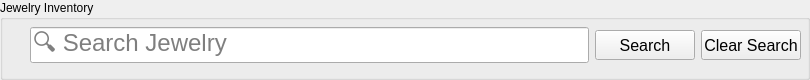
      <widget class="QGroupBox" name="groupBox">
       <property name="enabled">
        <bool>true</bool>
       </property>
       <property name="sizePolicy">
        <sizepolicy hsizetype="MinimumExpanding" vsizetype="MinimumExpanding">
         <horstretch>0</horstretch>
         <verstretch>0</verstretch>
        </sizepolicy>
       </property>
       <property name="maximumSize">
        <size>
         <width>16777215</width>
         <height>80</height>
        </size>
       </property>
       <property name="title">
        <string>Jewelry Inventory</string>
       </property>
       <widget class="QWidget" name="horizontalLayoutWidget">
        <property name="geometry">
         <rect>
          <x>30</x>
          <y>20</y>
          <width>771</width>
          <height>51</height>
         </rect>
        </property>
        <layout class="QHBoxLayout" name="search_hor_layout">
         <item>
          <widget class="QLineEdit" name="search_bar">
           <property name="font">
            <font>
             <pointsize>18</pointsize>
            </font>
           </property>
           <property name="placeholderText">
            <string>🔍 Search Jewelry</string>
           </property>
          </widget>
         </item>
         <item>
          <widget class="QPushButton" name="search_button">
           <property name="sizePolicy">
            <sizepolicy hsizetype="Fixed" vsizetype="Fixed">
             <horstretch>0</horstretch>
             <verstretch>0</verstretch>
            </sizepolicy>
           </property>
           <property name="minimumSize">
            <size>
             <width>100</width>
             <height>30</height>
            </size>
           </property>
           <property name="maximumSize">
            <size>
             <width>100</width>
             <height>30</height>
            </size>
           </property>
           <property name="font">
            <font>
             <pointsize>12</pointsize>
            </font>
           </property>
           <property name="text">
            <string>Search</string>
           </property>
          </widget>
         </item>
         <item>
          <widget class="QPushButton" name="clear_search_button">
           <property name="sizePolicy">
            <sizepolicy hsizetype="Fixed" vsizetype="Fixed">
             <horstretch>0</horstretch>
             <verstretch>0</verstretch>
            </sizepolicy>
           </property>
           <property name="minimumSize">
            <size>
             <width>100</width>
             <height>30</height>
            </size>
           </property>
           <property name="maximumSize">
            <size>
             <width>100</width>
             <height>30</height>
            </size>
           </property>
           <property name="font">
            <font>
             <pointsize>12</pointsize>
            </font>
           </property>
           <property name="text">
            <string>Clear Search</string>
           </property>
          </widget>
         </item>
        </layout>
       </widget>
      </widget>
